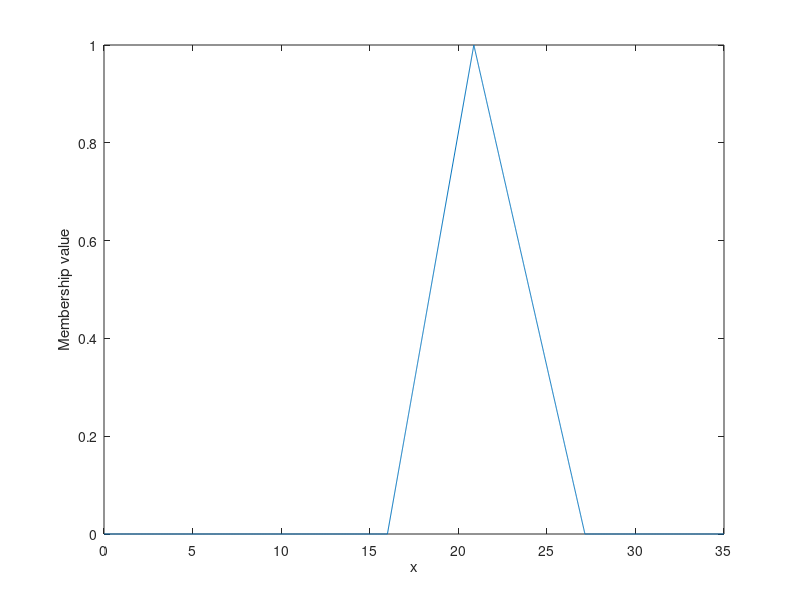

Source code (MATLAB):
x = 0:0.01:35;
% y1 = trimf(x,[-0.08, -0.07, -0.06]);
% y2 = trimf(x,[-0.11, -0.09, -0.08]);
y3 = trimf(x,[15.9986, 20.8775, 27.1492]);
plot(x,y3)
% title('trimf, P = [0.2657 0.2831.2329]78 0.2928]')
xlabel('x')
ylabel('Membership value');
hold on;
% % % ylim([-0.05 1.05])
% % Parameters for the triangular membership function
% a =0;  % Leftmost point
% b = 5;  % Peak
% c = 10; % Rightmost point
% 
% % % Triangular membership function definition
% % trimf = @(x, params) max(0, min((x - params(1)) / (params(2) - params(1)), ...
% %                                (params(3) - x) / (params(3) - params(2))));
% 
% % Define the grid
% x = 0:0.01:100; % Range for X
% y = 0:0.01:100; % Range for Y
% [X, Y] = meshgrid(x, y);
% 
% % Compute the membership values
% Z = trimf(X, [a, b, c]) .* trimf(Y, [a, b, c]);
% 
% % Plot the 3D surface
% % figure;
% surf(X, Y, Z); % Surface plot
% % colormap('viridis'); % Set colormap
% % colorbar; % Add color bar
% xlabel('X');
% ylabel('Y');
% zlabel('Membership Value');
% title('3D Triangular Membership Function');
